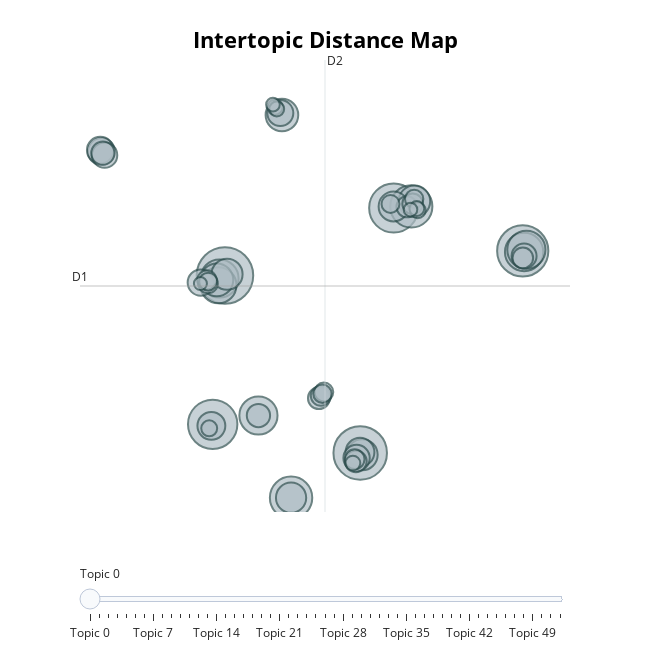

The notebook cell this image was saved under:
### Code cell
## Visualize the topic 'distances' in two dimensions:

topic_model.visualize_topics()
